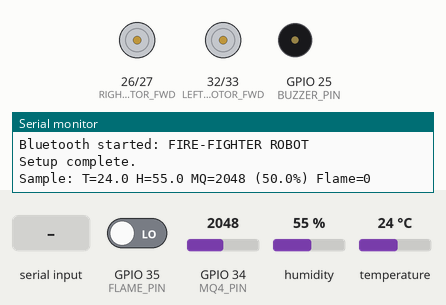
This sketch was run on a simulated ESP32. On the bench: motor-driver pin pairs drawn as motors (green arrow = first pin HIGH = forward, orange = second pin HIGH = backward, longer = more drive), buzzer (waves = sounding, pin HIGH), the last lines printed to the serial monitor. The test bench sets the inputs (shaded band); at power-on: GPIO 35 (FLAME_PIN) LOW, GPIO 34 (MQ4_PIN) = 2048, humidity 55 %, temperature 24 °C (analog values on the 0–4095 scale). Nothing arrives over Bluetooth unless stated.

Above: at 1.4 s.
1.5 s: GPIO 35 (FLAME_PIN) driven HIGH
At 2.08 s:
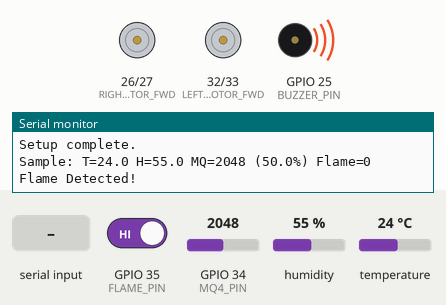
9.4 s: "forward\n" received over the second serial link
At 9.7 s:
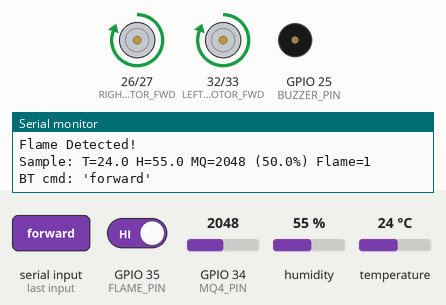
12.9 s: "back\n" received over the second serial link
At 13.3 s:
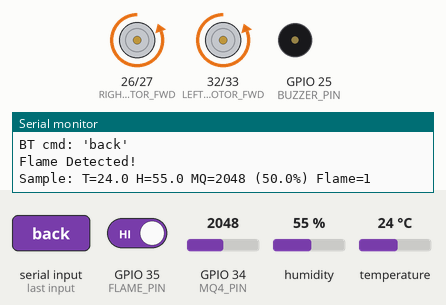
16.4 s: "left\n" received over the second serial link
At 16.8 s:
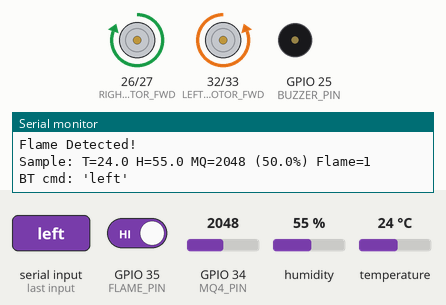
19.9 s: "right\n" received over the second serial link
At 20.15 s:
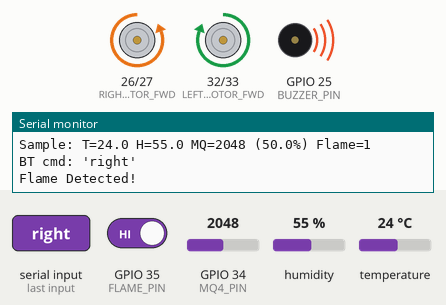
23.4 s: GPIO 35 (FLAME_PIN) driven LOW
At 24.5 s:
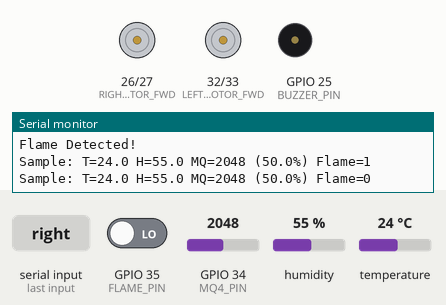
Timing chart, 0 to 25.9 s (numbered marks = the images above; inputs shaded):
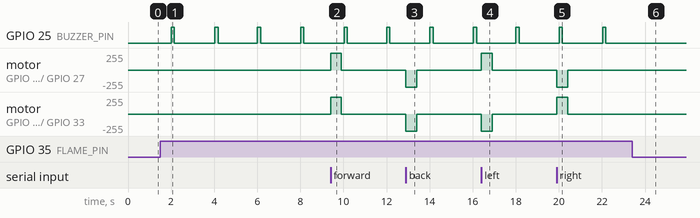

Measured:
- after the input at 1.5 s, GPIO 25 (BUZZER_PIN): alternates HIGH for 0.15 s and LOW for 1.9 s, starting after 0.51 s
- after the input at 9.4 s, motor on GPIO 26 (RIGHT_MOTOR_FWD) / GPIO 27 (RIGHT_MOTOR_REV), motor on GPIO 32 (LEFT_MOTOR_FWD) / GPIO 33 (LEFT_MOTOR_REV): stopped → forward 255/255 at once, → stopped 0.50 s later
- after the input at 12.9 s, motor on GPIO 26 (RIGHT_MOTOR_FWD) / GPIO 27 (RIGHT_MOTOR_REV), motor on GPIO 32 (LEFT_MOTOR_FWD) / GPIO 33 (LEFT_MOTOR_REV): stopped → backward 255/255 at once, → stopped 0.50 s later
- after the input at 16.4 s, motor on GPIO 26 (RIGHT_MOTOR_FWD) / GPIO 27 (RIGHT_MOTOR_REV): stopped → forward 255/255 at once, → stopped 0.50 s later; motor on GPIO 32 (LEFT_MOTOR_FWD) / GPIO 33 (LEFT_MOTOR_REV): stopped → backward 255/255 at once, → stopped 0.50 s later
- after the input at 19.9 s, motor on GPIO 26 (RIGHT_MOTOR_FWD) / GPIO 27 (RIGHT_MOTOR_REV): stopped → backward 255/255 at once, → stopped 0.50 s later; motor on GPIO 32 (LEFT_MOTOR_FWD) / GPIO 33 (LEFT_MOTOR_REV): stopped → forward 255/255 at once, → stopped 0.50 s later
- after the input at 23.4 s, GPIO 25 (BUZZER_PIN): stays LOW (without the input it goes to HIGH after 0.61 s)

The sketch:

FIRE_FIGHTER_ROBOT_7THSEM_bluetooth.ino
```cpp
// Fire-Fighter Robot — Bluetooth + sensors + motors + history
// Bluetooth commands (newline-terminated): forward, back, left, right, stop, fire, get_sensor, ping

#include <BluetoothSerial.h>
#include <DHT.h>
#include <ArduinoJson.h>

// --- Pins & configs (from your request) ---
#define DHTPIN 14
#define DHTTYPE DHT11
#define MQ4_PIN 34
#define FLAME_PIN 35
#define BUZZER_PIN 25

const int LEFT_MOTOR_FWD  = 32;
const int LEFT_MOTOR_REV  = 33;
const int RIGHT_MOTOR_FWD = 26;
const int RIGHT_MOTOR_REV = 27;

const bool ACTIVE_LOW_FLAME = false;
const unsigned long MOVE_TIMEOUT = 500; // ms
const unsigned long SAMPLE_INTERVAL = 1000; // ms telemetry interval
const unsigned long BUZZER_MIN_INTERVAL = 1000; // ms
const int HISTORY_SIZE = 120;

// --- Globals ---
BluetoothSerial SerialBT;
DHT dht(DHTPIN, DHTTYPE);

struct Sample {
  unsigned long t;
  float temp;
  float hum;
  int mq_adc;
  float mq_percent;
  bool flame;
};
Sample history[HISTORY_SIZE];
int histIndex = 0;
int histCount = 0;

unsigned long lastSampleMillis = 0;
unsigned long lastBuzzerMillis = 0;
unsigned long lastBtBroadcast = 0;    // <-- added for BT periodic summary

bool moving = false;
unsigned long moveStartMillis = 0;

// --- Helpers: motors / buzzer / history ---
void stopMotors() {
  digitalWrite(LEFT_MOTOR_FWD, LOW);
  digitalWrite(LEFT_MOTOR_REV, LOW);
  digitalWrite(RIGHT_MOTOR_FWD, LOW);
  digitalWrite(RIGHT_MOTOR_REV, LOW);
  moving = false;
}

void moveForward() {
  digitalWrite(LEFT_MOTOR_FWD, HIGH);
  digitalWrite(LEFT_MOTOR_REV, LOW);
  digitalWrite(RIGHT_MOTOR_FWD, HIGH);
  digitalWrite(RIGHT_MOTOR_REV, LOW);
  moving = true;
  moveStartMillis = millis();
}

void moveBackward() {
  digitalWrite(LEFT_MOTOR_FWD, LOW);
  digitalWrite(LEFT_MOTOR_REV, HIGH);
  digitalWrite(RIGHT_MOTOR_FWD, LOW);
  digitalWrite(RIGHT_MOTOR_REV, HIGH);
  moving = true;
  moveStartMillis = millis();
}

void turnLeft() {
  digitalWrite(LEFT_MOTOR_FWD, LOW);
  digitalWrite(LEFT_MOTOR_REV, HIGH);
  digitalWrite(RIGHT_MOTOR_FWD, HIGH);
  digitalWrite(RIGHT_MOTOR_REV, LOW);
  moving = true;
  moveStartMillis = millis();
}

void turnRight() {
  digitalWrite(LEFT_MOTOR_FWD, HIGH);
  digitalWrite(LEFT_MOTOR_REV, LOW);
  digitalWrite(RIGHT_MOTOR_FWD, LOW);
  digitalWrite(RIGHT_MOTOR_REV, HIGH);
  moving = true;
  moveStartMillis = millis();
}

void buzzOnce(unsigned long ms = 150) {
  if (millis() - lastBuzzerMillis > BUZZER_MIN_INTERVAL) {
    digitalWrite(BUZZER_PIN, HIGH);
    delay(ms);
    digitalWrite(BUZZER_PIN, LOW);
    lastBuzzerMillis = millis();
  }
}

void pushSample(float t, float h, int mqraw, bool flame) {
  Sample &s = history[histIndex];
  s.t = millis();
  s.temp = t;
  s.hum = h;
  s.mq_adc = mqraw;
  s.mq_percent = mqraw * 100.0 / 4095.0;
  s.flame = flame;
  histIndex = (histIndex + 1) % HISTORY_SIZE;
  if (histCount < HISTORY_SIZE) histCount++;
}

// Read sensors once and store sample
void sampleSensors() {
  float hum = dht.readHumidity();
  float temp = dht.readTemperature();
  // If read fails, dht returns NAN; keep that handled in pushSample (we'll send 0 later if NAN)
  int mqraw = analogRead(MQ4_PIN);
  int flameRaw = digitalRead(FLAME_PIN);
  bool flameNow = ACTIVE_LOW_FLAME ? (flameRaw == LOW) : (flameRaw == HIGH);

  // automatic buzzer if flame
  if (flameNow) {
    Serial.println("Flame Detected!");
    buzzOnce(150);
  }

  pushSample(isnan(temp) ? 0.0f : temp,
             isnan(hum) ? 0.0f : hum,
             mqraw,
             flameNow);

  Serial.printf("Sample: T=%.1f H=%.1f MQ=%d (%.1f%%) Flame=%d\n",
                isnan(temp)?0.0f:temp,
                isnan(hum)?0.0f:hum,
                mqraw,
                mqraw * 100.0 / 4095.0,
                flameNow ? 1 : 0);
}

// --- Bluetooth JSON builder & sender ---
// We limit historySent to keep JSON small: change HISTORY_SEND_LIMIT if needed
const int HISTORY_SEND_LIMIT = 30; // send last 30 samples at most

void sendSensorData() {
  // Choose a StaticJsonDocument size:
  // estimated per-entry ~ 80-100 bytes; for 30 entries -> ~3000-4000 bytes
  // We'll allocate 6144 bytes; adjust if you get memory issues.
  StaticJsonDocument<6144> doc;

  if (histCount == 0) {
    doc["ok"] = false;
    doc["error"] = "no_data";
    String out;
    serializeJson(doc, out);
    SerialBT.println(out);
    return;
  }

  int lastIdx = (histIndex - 1 + HISTORY_SIZE) % HISTORY_SIZE;
  Sample &s = history[lastIdx];

  doc["ok"] = true;
  doc["timestamp"] = millis();
  doc["temperature"] = s.temp;
  doc["humidity"] = s.hum;
  doc["mq_percent"] = s.mq_percent;
  doc["mq_adc"] = s.mq_adc;
  doc["flame"] = s.flame;

  int toSend = min(histCount, HISTORY_SEND_LIMIT);
  JsonArray hist = doc.createNestedArray("history");

  // send most recent 'toSend' items in chronological order (oldest -> newest)
  int start = (histIndex - toSend + HISTORY_SIZE) % HISTORY_SIZE;
  for (int i = 0; i < toSend; ++i) {
    int idx = (start + i) % HISTORY_SIZE;
    JsonObject obj = hist.createNestedObject();
    obj["t"] = history[idx].t;
    obj["temp"] = history[idx].temp;
    obj["hum"] = history[idx].hum;
    obj["mq_percent"] = history[idx].mq_percent;
    obj["mq_adc"] = history[idx].mq_adc;
    obj["flame"] = history[idx].flame;
  }

  String output;
  serializeJson(doc, output); // serialize to String
  SerialBT.println(output);
}

// --- New: send compact summary (no history) for periodic broadcasts ---
void sendSensorSummary() {
  if (histCount == 0) {
    SerialBT.println("{\"ok\":false,\"error\":\"no_data\"}");
    return;
  }
  int lastIdx = (histIndex - 1 + HISTORY_SIZE) % HISTORY_SIZE;
  Sample &s = history[lastIdx];

  // Build a small JSON string (compact)
  char buf[200];
  int len = snprintf(buf, sizeof(buf),
    "{\"ok\":true,\"timestamp\":%lu,\"temperature\":%.2f,\"humidity\":%.2f,\"mq_percent\":%.2f,\"mq_adc\":%d,\"flame\":%s}",
    millis(),
    isnan(s.temp) ? 0.0f : s.temp,
    isnan(s.hum) ? 0.0f : s.hum,
    s.mq_percent,
    s.mq_adc,
    s.flame ? "true" : "false"
  );
  SerialBT.println(buf);
}

// --- Bluetooth command handler ---
void handleBluetoothCommand(const String &inRaw) {
  String line = inRaw;
  line.trim();
  if (line.length() == 0) return;
  String cmd = line;
  cmd.toLowerCase();

  Serial.printf("BT cmd: '%s'\n", cmd.c_str());

  if (cmd == "forward") { moveForward(); return; }
  if (cmd == "back")    { moveBackward(); return; }
  if (cmd == "left")    { turnLeft(); return; }
  if (cmd == "right")   { turnRight(); return; }
  if (cmd == "stop")    { stopMotors(); return; }
  if (cmd == "fire")    { buzzOnce(300); return; }
  if (cmd == "get_sensor" || cmd == "get" || cmd == "sensor" || cmd == "get_sensor\n") { sendSensorData(); return; }
  if (cmd == "ping") { SerialBT.println("{\"ok\":true,\"reply\":\"pong\"}"); return; }

  // Support simple HTTP-like GET forms too:
  // GET /control?cmd=forward
  if (cmd.startsWith("get ") || cmd.startsWith("get/") || cmd.startsWith("get/")) {
    // normalize
    int p = cmd.indexOf('/');
    String path = (p>=0) ? cmd.substring(p) : cmd;
    path.trim();
    // very simple parsing
    if (path.startsWith("/control") && path.indexOf("cmd=") >= 0) {
      int i = path.indexOf("cmd=");
      String arg = path.substring(i + 4);
      arg.trim();
      arg.toLowerCase();
      handleBluetoothCommand(arg); // recursive safe since arg is small
      return;
    } else if (path.startsWith("/sensor")) {
      sendSensorData();
      return;
    }
  }

  // Unknown command -> reply with error
  SerialBT.println("{\"ok\":false,\"error\":\"unknown_cmd\"}");
}

// --- Setup & loop ---
void setup() {
  Serial.begin(115200);
  delay(200);

  // Sensors
  dht.begin();
  analogReadResolution(12);
  analogSetPinAttenuation(MQ4_PIN, ADC_11db);
  pinMode(FLAME_PIN, INPUT);
  pinMode(BUZZER_PIN, OUTPUT);
  digitalWrite(BUZZER_PIN, LOW);

  // Motors
  pinMode(LEFT_MOTOR_FWD, OUTPUT);
  pinMode(LEFT_MOTOR_REV, OUTPUT);
  pinMode(RIGHT_MOTOR_FWD, OUTPUT);
  pinMode(RIGHT_MOTOR_REV, OUTPUT);
  stopMotors();

  // Init history
  for (int i = 0; i < HISTORY_SIZE; ++i) {
    history[i].t = 0;
    history[i].temp = NAN;
    history[i].hum = NAN;
    history[i].mq_adc = 0;
    history[i].mq_percent = 0;
    history[i].flame = false;
  }

  // Bluetooth
  if (!SerialBT.begin("FIRE-FIGHTER ROBOT")) {
    Serial.println("Bluetooth start failed!");
  } else {
    Serial.println("Bluetooth started: FIRE-FIGHTER ROBOT");
  }

  Serial.println("Setup complete.");
}

void loop() {
  // Read BT input (if any)
  if (SerialBT.available()) {
    // read line until newline or timeout
    String line = SerialBT.readStringUntil('\n');
    handleBluetoothCommand(line);
  }

  // --- NEW: periodic BT summary broadcast when client connected ---
  if (SerialBT.hasClient()) {
    unsigned long now = millis();
    if (now - lastBtBroadcast >= SAMPLE_INTERVAL) {
      lastBtBroadcast = now;
      sendSensorSummary(); // send compact summary every SAMPLE_INTERVAL (1s)
    }
  }

  // Auto-stop motors after timeout
  if (moving && (millis() - moveStartMillis >= MOVE_TIMEOUT)) {
    stopMotors();
    Serial.println("Movement timeout — motors stopped.");
  }

  // Periodic sensor sampling
  if (millis() - lastSampleMillis >= SAMPLE_INTERVAL) {
    lastSampleMillis = millis();
    sampleSensors();
  }
}
```
